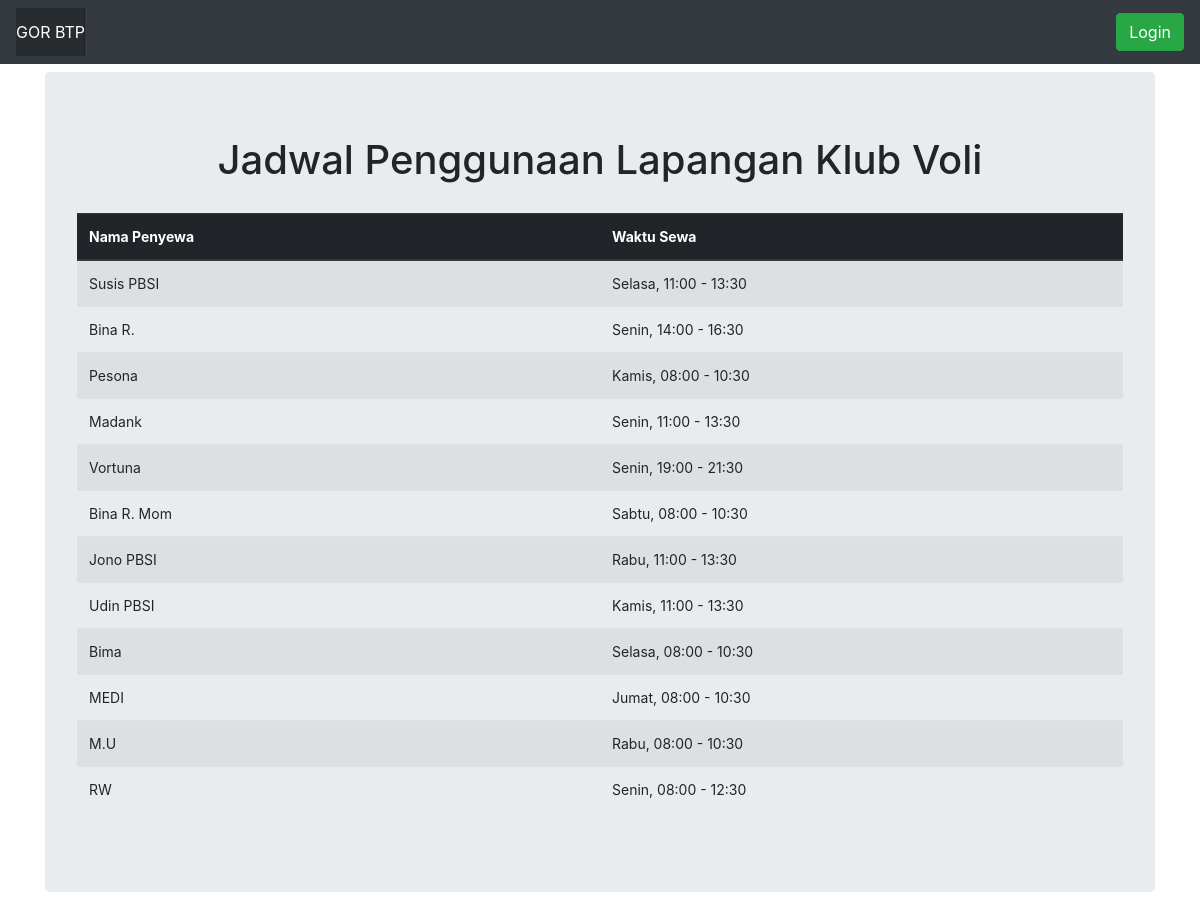
The page / on the database its author committed.
### tables this page shows
CREATE TABLE `jadwal` (
  `id` int(255) NOT NULL,
  `nama_penyewa` varchar(255) NOT NULL,
  `waktu_sewa` varchar(255) NOT NULL
);

### application/controllers/Landing.php (called while the page is built, shortened)
<?php
class Landing extends CI_Controller{
	function __construct(){
		$this->load->model('m_admin');
	}
	function index(){
		$data['jadwal'] = $this->m_admin->tampil_data('jadwal')->result();
		$this->load->view('v_landing',$data);
	}
}

### index.php (called while the page is built, shortened)
<?php
require_once BASEPATH.'core/CodeIgniter.php';

### application/models/m_admin.php (called while the page is built, shortened)
<?php
class M_admin extends CI_Model{
	function tampil_data($nama_tabel){
		return $this->db->get($nama_tabel);
	}
}

### application/views/v_landing.php (the view, shortened to what this page needs)
<!doctype html>
<html lang="en">
  <head>
    <link href="<?=base_url('css/bootstrap.min.css')?>" rel="stylesheet">
    <link href="<?=base_url('css/dashboard.css')?>" rel="stylesheet">
  </head>
    <body>
    <nav class="navbar navbar-expand-md navbar-dark fixed-top bg-dark">
      <a class="navbar-brand" href="#">GOR BTP</a>
      <div class="collapse navbar-collapse" id="navbarCollapse">
        <div class="form-inline mt-2 mt-md-0">
          <a href="<?=site_url('login')?>"><button class="btn btn-success my-2 my-sm-0" >Login</button></a>
        </div>
      </div>
    </nav>
    <main role="main" class="container">
      <div class="jumbotron">
        <center><h1>Jadwal Penggunaan Lapangan Klub Voli</h1></center><br/>
        <table class="table table-striped table-hover" id="sortTable" width="100%" cellspacing="0">
              <thead class="thead-dark">
                <tr>
                  <th>Nama Penyewa</th>
                  <th>Waktu Sewa</th>
                </tr>
              </thead>
              <tbody>
                <?php foreach ($jadwal as $jadwal): ?>
                <tr>
                  <td width="150">
                    <?php echo $jadwal->nama_penyewa ?>
                  </td>
                  <td width="150">
                    <?php echo $jadwal->waktu_sewa ?>
                  </td>
                </tr>
                <?php endforeach; ?>
              </tbody>
            </table>
      </div>
    </main>
    </body>
</html>

### css/dashboard.css (style rules this page uses)
body { font-size: .875rem; }
.navbar-brand { padding-top: .75rem; padding-bottom: .75rem; font-size: 1rem; background-color: rgba(0, 0, 0, .25); box-shadow: inset -1px 0 0 rgba(0, 0, 0, .25); }

### application/views/v_landing.php (style rules this page uses)
body { min-height: 75rem; padding-top: 4.5rem; }

### rows shown on the page
jadwal: nama_penyewa "Susis PBSI", waktu_sewa "Selasa, 11:00 - 13:30"
jadwal: nama_penyewa "Bina R.", waktu_sewa "Senin, 14:00 - 16:30"
jadwal: nama_penyewa "Pesona", waktu_sewa "Kamis, 08:00 - 10:30"
jadwal: nama_penyewa "Madank", waktu_sewa "Senin, 11:00 - 13:30"
jadwal: nama_penyewa "Vortuna", waktu_sewa "Senin, 19:00 - 21:30"
jadwal: nama_penyewa "Bina R. Mom", waktu_sewa "Sabtu, 08:00 - 10:30"
jadwal: nama_penyewa "Jono PBSI", waktu_sewa "Rabu, 11:00 - 13:30"
jadwal: nama_penyewa "Udin PBSI", waktu_sewa "Kamis, 11:00 - 13:30"
jadwal: nama_penyewa "Bima", waktu_sewa "Selasa, 08:00 - 10:30"
jadwal: nama_penyewa "MEDI", waktu_sewa "Jumat, 08:00 - 10:30"
jadwal: nama_penyewa "M.U", waktu_sewa "Rabu, 08:00 - 10:30"
jadwal: nama_penyewa "RW", waktu_sewa "Senin, 08:00 - 12:30"
